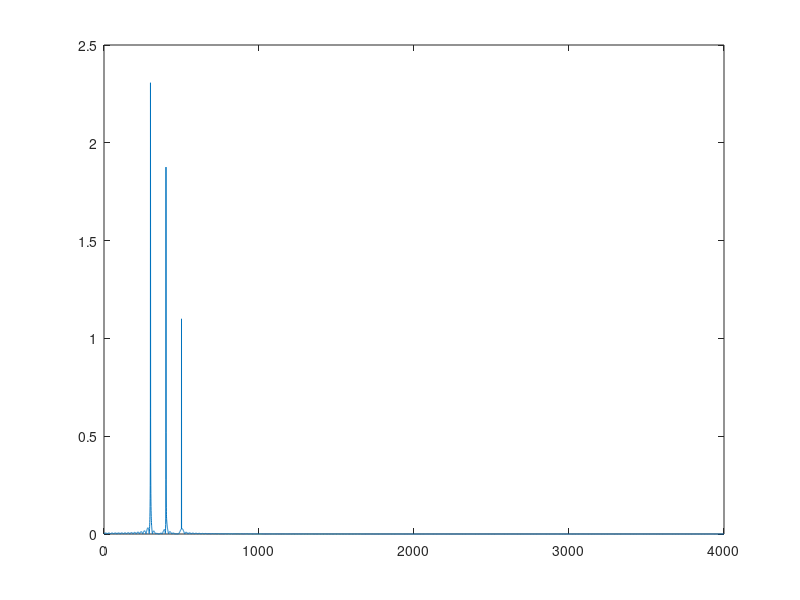

The MATLAB source for this figure:
fs = 8000;  %sample rate 8khz
Ts = 1/fs;

l = 16000;   %number of samples
t = (0:l-1)*Ts;   %timebase

f1 = 300;
f2 = 400;
f3 = 500;

A1 = 3;
A2 = 2;
A3 = 1.1;

signal = A1*sin(2*pi*f1*t) ...
    + A2*sin(2*pi*f2*t) ...
    + A3*sin(2*pi*f3*t);

%stem(t,signal);

nfft = 2^nextpow2(l);
y = fft(signal, nfft) / l;
f = fs/2*linspace(0,1,nfft/2+1);

plot(f,2*abs(y(1:nfft/2+1)));

